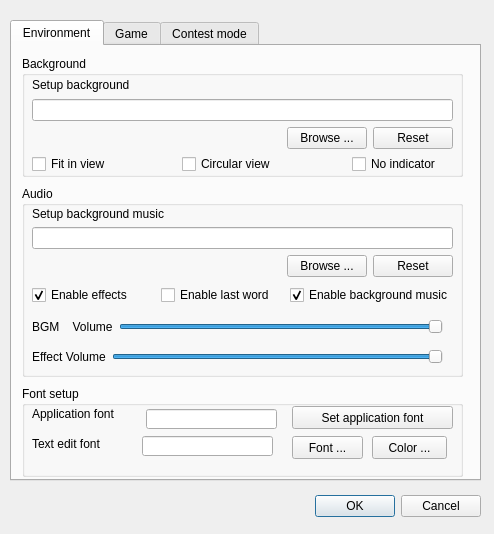
<?xml version="1.0" encoding="UTF-8"?>
<ui version="4.0">
 <class>ConfigDialog</class>
 <widget class="QDialog" name="ConfigDialog">
  <property name="windowModality">
   <enum>Qt::WindowModal</enum>
  </property>
  <property name="geometry">
   <rect>
    <x>0</x>
    <y>0</y>
    <width>494</width>
    <height>534</height>
   </rect>
  </property>
  <property name="windowTitle">
   <string>Config dialog</string>
  </property>
  <widget class="QTabWidget" name="tabWidget">
   <property name="geometry">
    <rect>
     <x>10</x>
     <y>20</y>
     <width>471</width>
     <height>461</height>
    </rect>
   </property>
   <property name="currentIndex">
    <number>0</number>
   </property>
   <widget class="QWidget" name="envTab">
    <attribute name="title">
     <string>Environment</string>
    </attribute>
    <widget class="QGroupBox" name="audioGroupBox">
     <property name="geometry">
      <rect>
       <x>10</x>
       <y>140</y>
       <width>441</width>
       <height>191</height>
      </rect>
     </property>
     <property name="title">
      <string>Audio</string>
     </property>
     <widget class="QWidget" name="layoutWidget1">
      <property name="geometry">
       <rect>
        <x>10</x>
        <y>20</y>
        <width>421</width>
        <height>71</height>
       </rect>
      </property>
      <layout class="QVBoxLayout" name="verticalLayout_5">
       <item>
        <widget class="QLabel" name="setupBgMusicLabel">
         <property name="text">
          <string>Setup background music</string>
         </property>
         <property name="buddy">
          <cstring>bgMusicPathLineEdit</cstring>
         </property>
        </widget>
       </item>
       <item>
        <widget class="QLineEdit" name="bgMusicPathLineEdit">
         <property name="readOnly">
          <bool>true</bool>
         </property>
        </widget>
       </item>
       <item>
        <layout class="QHBoxLayout" name="horizontalLayout_2">
         <item>
          <spacer name="horizontalSpacer_2">
           <property name="orientation">
            <enum>Qt::Horizontal</enum>
           </property>
           <property name="sizeHint" stdset="0">
            <size>
             <width>40</width>
             <height>20</height>
            </size>
           </property>
          </spacer>
         </item>
         <item>
          <widget class="QPushButton" name="browseBgMusicButton">
           <property name="text">
            <string>Browse ...</string>
           </property>
          </widget>
         </item>
         <item>
          <widget class="QPushButton" name="resetBgMusicButton">
           <property name="text">
            <string>Reset</string>
           </property>
          </widget>
         </item>
        </layout>
       </item>
      </layout>
     </widget>
     <widget class="QWidget" name="layoutWidget2">
      <property name="geometry">
       <rect>
        <x>10</x>
        <y>100</y>
        <width>421</width>
        <height>18</height>
       </rect>
      </property>
      <layout class="QHBoxLayout" name="horizontalLayout_3">
       <item>
        <widget class="QCheckBox" name="enableEffectCheckBox">
         <property name="text">
          <string>Enable effects</string>
         </property>
         <property name="checked">
          <bool>true</bool>
         </property>
        </widget>
       </item>
       <item>
        <widget class="QCheckBox" name="enableLastWordCheckBox">
         <property name="text">
          <string>Enable last word</string>
         </property>
        </widget>
       </item>
       <item>
        <widget class="QCheckBox" name="enableBgMusicCheckBox">
         <property name="text">
          <string>Enable background music</string>
         </property>
         <property name="checked">
          <bool>true</bool>
         </property>
        </widget>
       </item>
      </layout>
     </widget>
     <widget class="QWidget" name="layoutWidget3">
      <property name="geometry">
       <rect>
        <x>10</x>
        <y>130</y>
        <width>411</width>
        <height>21</height>
       </rect>
      </property>
      <layout class="QHBoxLayout" name="horizontalLayout_5">
       <item>
        <widget class="QLabel" name="bgmVolumeLabel">
         <property name="text">
          <string>BGM    Volume</string>
         </property>
         <property name="buddy">
          <cstring>bgmVolumeSlider</cstring>
         </property>
        </widget>
       </item>
       <item>
        <widget class="QSlider" name="bgmVolumeSlider">
         <property name="maximum">
          <number>100</number>
         </property>
         <property name="value">
          <number>100</number>
         </property>
         <property name="orientation">
          <enum>Qt::Horizontal</enum>
         </property>
        </widget>
       </item>
      </layout>
     </widget>
     <widget class="QWidget" name="layoutWidget3_2">
      <property name="geometry">
       <rect>
        <x>10</x>
        <y>160</y>
        <width>411</width>
        <height>21</height>
       </rect>
      </property>
      <layout class="QHBoxLayout" name="horizontalLayout_6">
       <item>
        <widget class="QLabel" name="effectVolumeLabel">
         <property name="text">
          <string>Effect Volume</string>
         </property>
         <property name="buddy">
          <cstring>bgmVolumeSlider</cstring>
         </property>
        </widget>
       </item>
       <item>
        <widget class="QSlider" name="effectVolumeSlider">
         <property name="maximum">
          <number>100</number>
         </property>
         <property name="value">
          <number>100</number>
         </property>
         <property name="orientation">
          <enum>Qt::Horizontal</enum>
         </property>
        </widget>
       </item>
      </layout>
     </widget>
    </widget>
    <widget class="QGroupBox" name="bgGroupBox">
     <property name="geometry">
      <rect>
       <x>10</x>
       <y>10</y>
       <width>441</width>
       <height>121</height>
      </rect>
     </property>
     <property name="title">
      <string>Background</string>
     </property>
     <widget class="QWidget" name="layoutWidget4">
      <property name="geometry">
       <rect>
        <x>10</x>
        <y>20</y>
        <width>421</width>
        <height>73</height>
       </rect>
      </property>
      <layout class="QVBoxLayout" name="verticalLayout_2">
       <item>
        <layout class="QVBoxLayout" name="verticalLayout">
         <item>
          <widget class="QLabel" name="backgrounSetupLabel">
           <property name="text">
            <string>Setup background</string>
           </property>
           <property name="buddy">
            <cstring>bgPathLineEdit</cstring>
           </property>
          </widget>
         </item>
         <item>
          <widget class="QLineEdit" name="bgPathLineEdit">
           <property name="readOnly">
            <bool>true</bool>
           </property>
          </widget>
         </item>
        </layout>
       </item>
       <item>
        <layout class="QHBoxLayout" name="horizontalLayout">
         <item>
          <spacer name="horizontalSpacer">
           <property name="orientation">
            <enum>Qt::Horizontal</enum>
           </property>
           <property name="sizeHint" stdset="0">
            <size>
             <width>40</width>
             <height>20</height>
            </size>
           </property>
          </spacer>
         </item>
         <item>
          <widget class="QPushButton" name="browseBgButton">
           <property name="text">
            <string>Browse ...</string>
           </property>
          </widget>
         </item>
         <item>
          <widget class="QPushButton" name="resetBgButton">
           <property name="text">
            <string>Reset</string>
           </property>
          </widget>
         </item>
        </layout>
       </item>
      </layout>
     </widget>
     <widget class="QCheckBox" name="fitInViewCheckBox">
      <property name="geometry">
       <rect>
        <x>10</x>
        <y>100</y>
        <width>151</width>
        <height>16</height>
       </rect>
      </property>
      <property name="text">
       <string>Fit in view</string>
      </property>
     </widget>
     <widget class="QCheckBox" name="circularViewCheckBox">
      <property name="geometry">
       <rect>
        <x>160</x>
        <y>100</y>
        <width>101</width>
        <height>16</height>
       </rect>
      </property>
      <property name="text">
       <string>Circular view</string>
      </property>
     </widget>
     <widget class="QCheckBox" name="noIndicatorCheckBox">
      <property name="geometry">
       <rect>
        <x>330</x>
        <y>100</y>
        <width>95</width>
        <height>16</height>
       </rect>
      </property>
      <property name="text">
       <string>No indicator</string>
      </property>
     </widget>
    </widget>
    <widget class="QGroupBox" name="fontSetupGroupBox">
     <property name="geometry">
      <rect>
       <x>10</x>
       <y>340</y>
       <width>441</width>
       <height>91</height>
      </rect>
     </property>
     <property name="title">
      <string>Font setup</string>
     </property>
     <widget class="QPushButton" name="changeAppFontButton">
      <property name="geometry">
       <rect>
        <x>270</x>
        <y>20</y>
        <width>161</width>
        <height>23</height>
       </rect>
      </property>
      <property name="text">
       <string>Set application font</string>
      </property>
     </widget>
     <widget class="QLabel" name="appFontLabel">
      <property name="geometry">
       <rect>
        <x>10</x>
        <y>20</y>
        <width>96</width>
        <height>16</height>
       </rect>
      </property>
      <property name="text">
       <string>Application font</string>
      </property>
      <property name="buddy">
       <cstring>appFontLineEdit</cstring>
      </property>
     </widget>
     <widget class="QLineEdit" name="appFontLineEdit">
      <property name="enabled">
       <bool>true</bool>
      </property>
      <property name="geometry">
       <rect>
        <x>124</x>
        <y>23</y>
        <width>131</width>
        <height>20</height>
       </rect>
      </property>
      <property name="readOnly">
       <bool>true</bool>
      </property>
     </widget>
     <widget class="QLineEdit" name="textEditFontLineEdit">
      <property name="enabled">
       <bool>true</bool>
      </property>
      <property name="geometry">
       <rect>
        <x>120</x>
        <y>50</y>
        <width>131</width>
        <height>20</height>
       </rect>
      </property>
      <property name="readOnly">
       <bool>false</bool>
      </property>
     </widget>
     <widget class="QPushButton" name="setTextEditFontButton">
      <property name="geometry">
       <rect>
        <x>270</x>
        <y>50</y>
        <width>71</width>
        <height>23</height>
       </rect>
      </property>
      <property name="text">
       <string>Font ...</string>
      </property>
     </widget>
     <widget class="QLabel" name="textEditFontLabel">
      <property name="geometry">
       <rect>
        <x>10</x>
        <y>50</y>
        <width>91</width>
        <height>16</height>
       </rect>
      </property>
      <property name="text">
       <string>Text edit font</string>
      </property>
      <property name="buddy">
       <cstring>textEditFontLineEdit</cstring>
      </property>
     </widget>
     <widget class="QPushButton" name="setTextEditColorButton">
      <property name="geometry">
       <rect>
        <x>350</x>
        <y>50</y>
        <width>75</width>
        <height>23</height>
       </rect>
      </property>
      <property name="text">
       <string>Color ...</string>
      </property>
     </widget>
    </widget>
   </widget>
   <widget class="QWidget" name="gameTab">
    <attribute name="title">
     <string>Game</string>
    </attribute>
    <widget class="QWidget" name="layoutWidget5">
     <property name="geometry">
      <rect>
       <x>10</x>
       <y>20</y>
       <width>236</width>
       <height>22</height>
      </rect>
     </property>
     <layout class="QFormLayout" name="formLayout">
      <property name="fieldGrowthPolicy">
       <enum>QFormLayout::AllNonFixedFieldsGrow</enum>
      </property>
      <item row="0" column="0">
       <widget class="QLabel" name="nullificationLabel">
        <property name="text">
         <string>Nullification count down</string>
        </property>
        <property name="buddy">
         <cstring>nullificationSpinBox</cstring>
        </property>
       </widget>
      </item>
      <item row="0" column="1">
       <widget class="QSpinBox" name="nullificationSpinBox">
        <property name="suffix">
         <string> seconds</string>
        </property>
        <property name="minimum">
         <number>5</number>
        </property>
        <property name="maximum">
         <number>15</number>
        </property>
        <property name="value">
         <number>8</number>
        </property>
       </widget>
      </item>
     </layout>
    </widget>
    <widget class="QCheckBox" name="neverNullifyMyTrickCheckBox">
     <property name="geometry">
      <rect>
       <x>10</x>
       <y>50</y>
       <width>239</width>
       <height>16</height>
      </rect>
     </property>
     <property name="text">
      <string>Never nullify my single target trick</string>
     </property>
     <property name="checked">
      <bool>true</bool>
     </property>
    </widget>
    <widget class="QCheckBox" name="showAllName">
     <property name="geometry">
      <rect>
       <x>10</x>
       <y>80</y>
       <width>239</width>
       <height>16</height>
      </rect>
     </property>
     <property name="text">
      <string>Show nick name and true name</string>
     </property>
     <property name="checked">
      <bool>true</bool>
     </property>
    </widget>
    <widget class="QCheckBox" name="spOpen">
     <property name="geometry">
      <rect>
       <x>10</x>
       <y>110</y>
       <width>239</width>
       <height>16</height>
      </rect>
     </property>
     <property name="text">
      <string>Open the SP package</string>
     </property>
     <property name="checked">
      <bool>true</bool>
     </property>
    </widget>
   </widget>
   <widget class="QWidget" name="tab">
    <attribute name="title">
     <string>Contest mode</string>
    </attribute>
    <widget class="QWidget" name="layoutWidget">
     <property name="geometry">
      <rect>
       <x>20</x>
       <y>30</y>
       <width>421</width>
       <height>100</height>
      </rect>
     </property>
     <layout class="QFormLayout" name="formLayout_2">
      <item row="0" column="0">
       <widget class="QLabel" name="smtpServerLabel">
        <property name="text">
         <string>SMTP Server</string>
        </property>
       </widget>
      </item>
      <item row="0" column="1">
       <widget class="QLineEdit" name="smtpServerLineEdit">
        <property name="placeholderText">
         <string>SMTP server's address</string>
        </property>
       </widget>
      </item>
      <item row="1" column="0">
       <widget class="QLabel" name="senderLabel">
        <property name="text">
         <string>Sender</string>
        </property>
       </widget>
      </item>
      <item row="1" column="1">
       <widget class="QLineEdit" name="senderLineEdit">
        <property name="placeholderText">
         <string>The sender's email address</string>
        </property>
       </widget>
      </item>
      <item row="2" column="0">
       <widget class="QLabel" name="passwordLabel">
        <property name="text">
         <string>Password</string>
        </property>
       </widget>
      </item>
      <item row="2" column="1">
       <widget class="QLineEdit" name="passwordLineEdit">
        <property name="placeholderText">
         <string>The password</string>
        </property>
       </widget>
      </item>
      <item row="3" column="0">
       <widget class="QLabel" name="receiverLabel">
        <property name="text">
         <string>Receiver</string>
        </property>
       </widget>
      </item>
      <item row="3" column="1">
       <widget class="QLineEdit" name="receiverLineEdit">
        <property name="placeholderText">
         <string>The receiver's email address</string>
        </property>
       </widget>
      </item>
     </layout>
    </widget>
    <widget class="QCheckBox" name="onlySaveLordCheckBox">
     <property name="geometry">
      <rect>
       <x>20</x>
       <y>140</y>
       <width>191</width>
       <height>16</height>
      </rect>
     </property>
     <property name="text">
      <string>Only save the record of lord</string>
     </property>
    </widget>
   </widget>
  </widget>
  <widget class="QDialogButtonBox" name="buttonBox">
   <property name="geometry">
    <rect>
     <x>140</x>
     <y>490</y>
     <width>341</width>
     <height>32</height>
    </rect>
   </property>
   <property name="orientation">
    <enum>Qt::Horizontal</enum>
   </property>
   <property name="standardButtons">
    <set>QDialogButtonBox::Cancel|QDialogButtonBox::Ok</set>
   </property>
  </widget>
 </widget>
 <resources/>
 <connections>
  <connection>
   <sender>buttonBox</sender>
   <signal>accepted()</signal>
   <receiver>ConfigDialog</receiver>
   <slot>accept()</slot>
   <hints>
    <hint type="sourcelabel">
     <x>248</x>
     <y>254</y>
    </hint>
    <hint type="destinationlabel">
     <x>157</x>
     <y>274</y>
    </hint>
   </hints>
  </connection>
  <connection>
   <sender>buttonBox</sender>
   <signal>rejected()</signal>
   <receiver>ConfigDialog</receiver>
   <slot>reject()</slot>
   <hints>
    <hint type="sourcelabel">
     <x>316</x>
     <y>260</y>
    </hint>
    <hint type="destinationlabel">
     <x>286</x>
     <y>274</y>
    </hint>
   </hints>
  </connection>
 </connections>
</ui>
